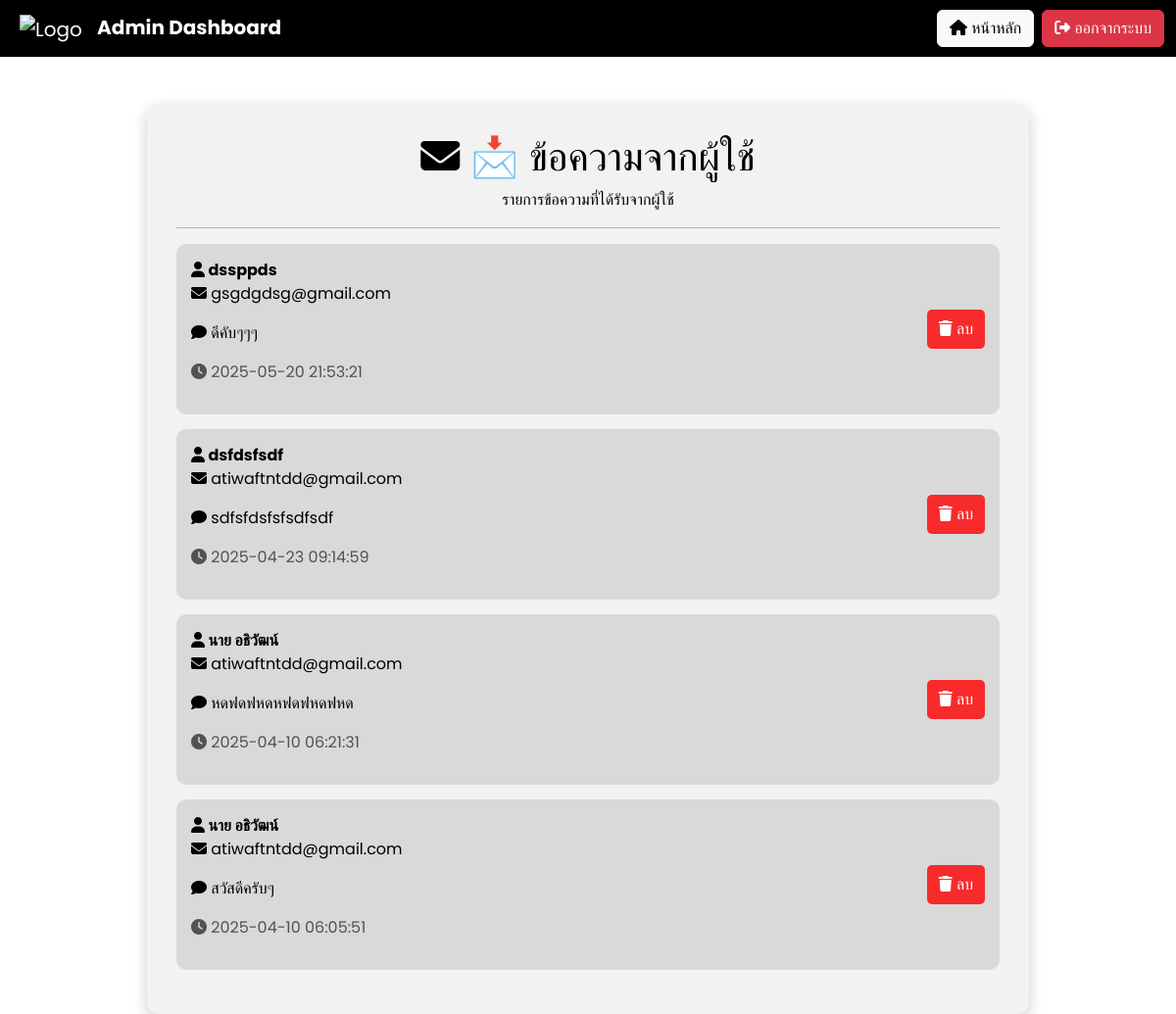
The page /admin_messages on the database its author committed.
### app.py (models this page shows)
class ContactMessage(db.Model):
    id = db.Column(db.Integer, primary_key=True)
    name = db.Column(db.String(100), nullable=False)
    email = db.Column(db.String(100), nullable=False)
    message = db.Column(db.Text, nullable=False)
    created_at = db.Column(db.DateTime, default=db.func.current_timestamp())

### app.py (the view)
@app.route('/admin_messages')
def admin_messages():
    messages = ContactMessage.query.order_by(ContactMessage.created_at.desc()).all()
    return render_template('admin_messages.html', messages=messages)

### templates/admin_messages.html (shortened to what this page needs)
<!DOCTYPE html>
<html lang="th">
<head>
    <link href="https://cdn.jsdelivr.net/npm/bootstrap@5.3.3/dist/css/bootstrap.min.css" rel="stylesheet">
    <link rel="stylesheet" href="https://cdnjs.cloudflare.com/ajax/libs/font-awesome/6.4.2/css/all.min.css">
</head>
<body>
    <nav class="navbar navbar-expand-lg navbar-dark">
        <div class="container-fluid">
            <a class="navbar-brand ms-2" href="{{ url_for('admin_dashboard') }}">
                <img src="https://upload.wikimedia.org/wikipedia/th/thumb/4/4e/Kalasin_University_Seal.svg/1200px-Kalasin_University_Seal.svg.png"
                    alt="Logo" style="height: 50px; margin-right: 10px;">
                <strong>Admin Dashboard</strong>
            </a>
            <div class="ms-auto d-flex">
                <a href="{{ url_for('admin_dashboard') }}" class="btn btn-light me-2"><i class="fas fa-home"></i> หน้าหลัก</a>
                <a href="{{ url_for('logout') }}" class="btn btn-danger"><i class="fas fa-sign-out-alt"></i> ออกจากระบบ</a>
            </div>
        </div>
    </nav>
    <div class="container mt-5">
        <h1 class="text-center"><i class="fas fa-envelope"></i> 📩 ข้อความจากผู้ใช้</h1>
        <p class="text-center">รายการข้อความที่ได้รับจากผู้ใช้</p>
        <hr>
        {% if messages %}
            {% for message in messages %}
                <div class="message-box">
                    <div>
                        <strong><i class="fas fa-user"></i> {{ message.name }}
                            </strong>
                        <p><i class="fas fa-envelope"></i> {{ message.email }}</p>
                        <p><i class="fas fa-comment"></i> {{ message.message }}</p>
                        <p class="text-muted"><i class="fas fa-clock"></i> {{ message.created_at.strftime('%Y-%m-%d %H:%M:%S') }}</p>
                    </div>
                    <form action="{{ url_for('delete_message', message_id=message.id) }}" method="POST" class="d-inline">
                        <button type="submit" class="delete-btn" onclick="return confirm('คุณต้องการลบข้อความนี้หรือไม่?');">
                            <i class="fas fa-trash"></i> ลบ
                        </button>
                    </form>
                </div>
            {% endfor %}
        {% else %}
            <p class="text-center">ไม่มีข้อความใหม่</p>
        {% endif %}
    </div>
</body>
</html>

### templates/admin_messages.html (style rules this page uses)
body { font-family: 'Poppins', sans-serif; background: white; color: black; transition: all 0.3s ease-in-out; }
.navbar { background: black; backdrop-filter: blur(10px); }
.container { max-width: 900px; margin: auto; margin-top: 50px; background: rgba(0, 0, 0, 0.05); border-radius: 12px; padding: 30px; box-shadow: 0 5px 15px rgba(0, 0, 0, 0.2); }
.message-box { background: rgba(0, 0, 0, 0.1); padding: 15px; border-radius: 10px; margin-bottom: 15px; transition: all 0.3s ease; display: flex; justify-content: space-between; align-items: center; }
.delete-btn { background: rgba(255, 0, 0, 0.8); border: none; padding: 8px 12px; border-radius: 5px; cursor: pointer; color: white; transition: 0.3s ease-in-out; }

### rows shown on the page
ContactMessage: name "dssppds", email "gsgdgdsg@gmail.com", message "ดีคับๆๆๆ", created_at "2025-05-20 21:53:21"
ContactMessage: name "dsfdsfsdf", email "atiwaftntdd@gmail.com", message "sdfsfdsfsfsdfsdf", created_at "2025-04-23 09:14:59"
ContactMessage: name "นาย อธิวัฒน์", email "atiwaftntdd@gmail.com", message "หดฟดฟหดหฟดฟหดฟหด", created_at "2025-04-10 06:21:31"
ContactMessage: name "นาย อธิวัฒน์", email "atiwaftntdd@gmail.com", message "สวัสดีครับๆ", created_at "2025-04-10 06:05:51"
